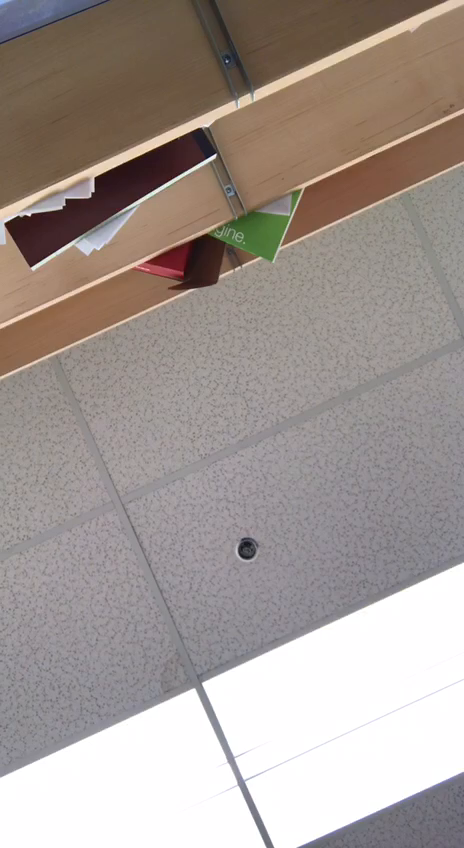
#> input picture frame 30 of app6 - Image Processing/video.mp4, 464 x 848 px
$ python script1.py   (older library calls are emulated)
#> lines starting #> are read from the running program, lines starting #| are printed output that depends on the picture
import cv2
import os

##---------------------------------------------------------------------------------------------
def make_video(images, outvid=None, fps=5, size=None, is_color=True, format="XVID"):
    """
    Create a video from a list of images.
    @param      outvid      output video
    @param      images      list of images to use in the video
    @param      fps         frame per second
    @param      size        size of each frame
    @param      is_color    color
    @param      format
    """
    # fourcc = VideoWriter_fourcc(*format)
    # For opencv2 and opencv3:
    if int(cv2.__version__[0]) > 2:
        fourcc = cv2.VideoWriter_fourcc(*format)
    else:
        fourcc = cv2.cv.CV_FOURCC(*format)
    vid = None
    for img in images:
        if vid is None:
            if size is None:
                size = img.shape[1], img.shape[0]
            vid = cv2.VideoWriter(outvid, fourcc, float(fps), size, is_color)
        if size[0] != img.shape[1] and size[1] != img.shape[0]:
            img = cv2.resize(img, size)
        vid.write(img)
    vid.release()

##------------------------------------------------------------------------------------------------


first_frame = None
video=cv2.VideoCapture("video.mp4")
images = []
imagesT = []

while True:
    check, frame = video.read()
#> frame is the input picture: shape (848, 464, 3); mean B, G, R 147.2, 152.2, 162.3
    if frame is None:
        break
    gray=cv2.cvtColor(frame,cv2.COLOR_BGR2GRAY)
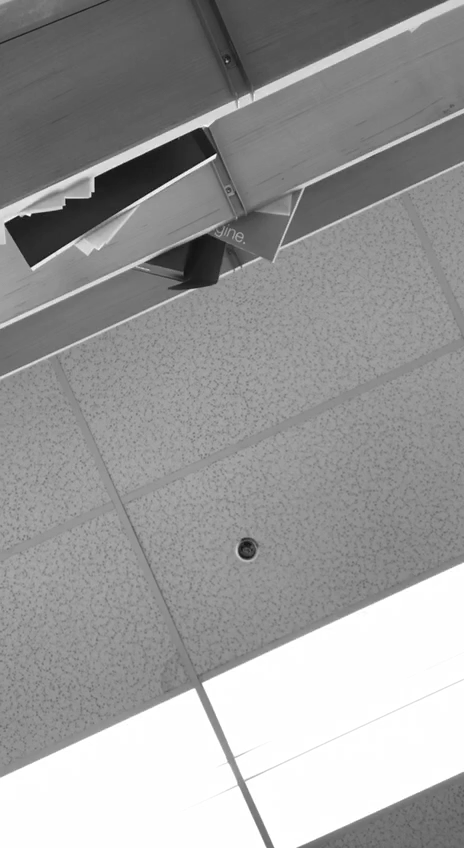
#> gray: shape (848, 464); min 10, max 255, mean 154.6
    gray=cv2.GaussianBlur(gray,(21,21),0)
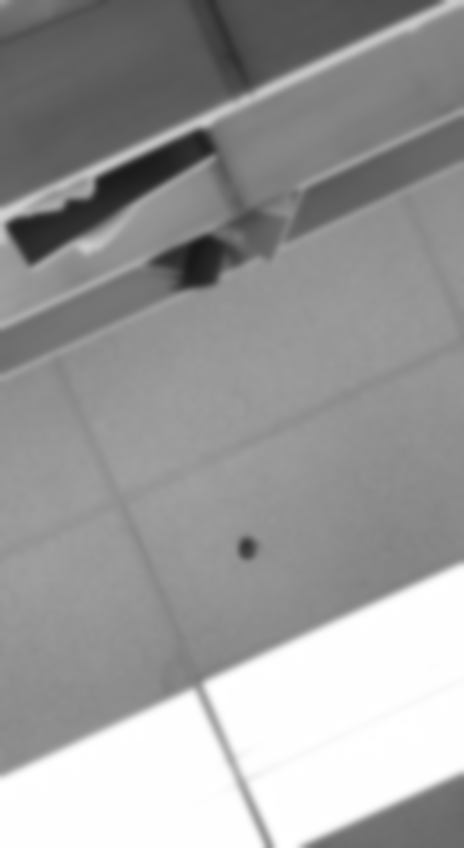
#> gray: shape (848, 464); min 23, max 255, mean 154.6

    if first_frame is None:
        first_frame=gray
        continue

    delta_frame=cv2.absdiff(first_frame,gray)
    thresh_frame=cv2.threshold(delta_frame, 70, 255, cv2.THRESH_BINARY)[1]
    thresh_frame=cv2.dilate(thresh_frame, None, iterations=2)

    cnts = cv2.findContours(thresh_frame, cv2.RETR_EXTERNAL, cv2.CHAIN_APPROX_SIMPLE)
    # cnts is tuple
    for contour in cnts[0]:
        if cv2.contourArea(contour) < 10000:
            continue

        (x, y, w, h)=cv2.boundingRect(contour)
        cv2.rectangle(frame, (x, y), (x+w, y+h), (0,255,0), 3)

    images.append(frame)
    imagesT.append(thresh_frame)
    cv2.imshow("Gray Frame",gray)
    cv2.imshow("Delta Frame",delta_frame)
    cv2.imshow("Threshold Frame",thresh_frame)
    cv2.imshow("Color Frame",frame)

    key=cv2.waitKey(30)


make_video(images, outvid='Color_Frame.avi', fps=50, size=None, is_color=True, format="XVID")
make_video(imagesT, outvid='Threshold.avi', fps=50, size=None, is_color=False, format="XVID")
video.release()
cv2.destroyAllWindows()

$ run again, starting later in the video
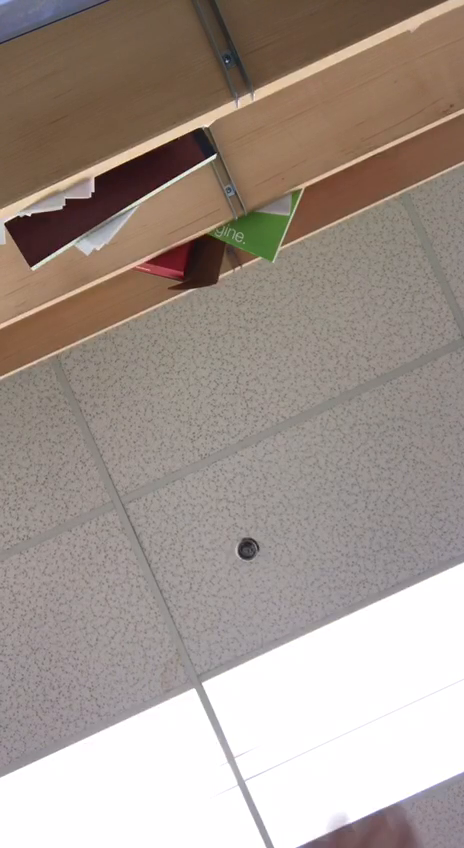
#> input picture frame 138 of app6 - Image Processing/video.mp4, 464 x 848 px
#> frame is the input picture: shape (848, 464, 3); mean B, G, R 142.3, 150.2, 162.4
#> `gray=cv2.cvtColor(frame,cv2.COLOR_BGR2GRAY)`:
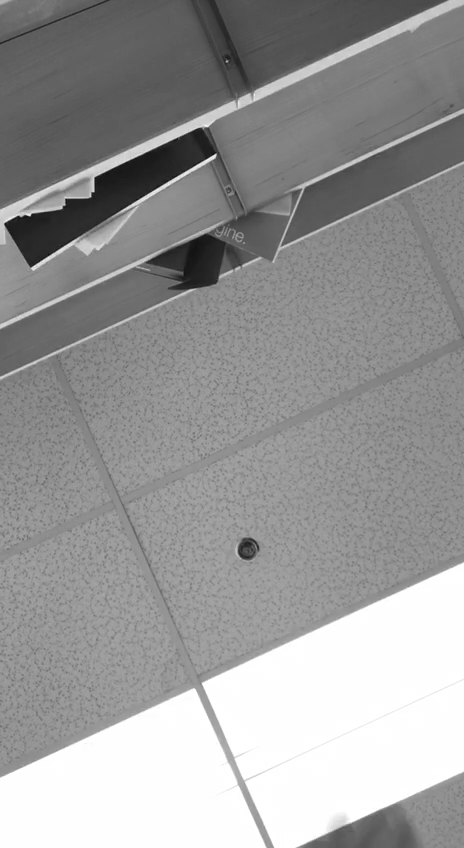
#> gray: shape (848, 464); min 15, max 255, mean 152.9
#> `gray=cv2.GaussianBlur(gray,(21,21),0)`:
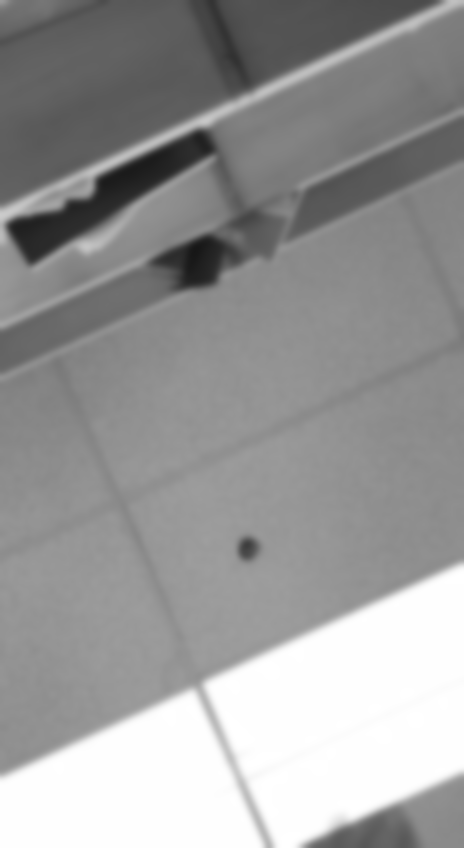
#> gray: shape (848, 464); min 22, max 255, mean 152.9

$ run again, starting later in the video
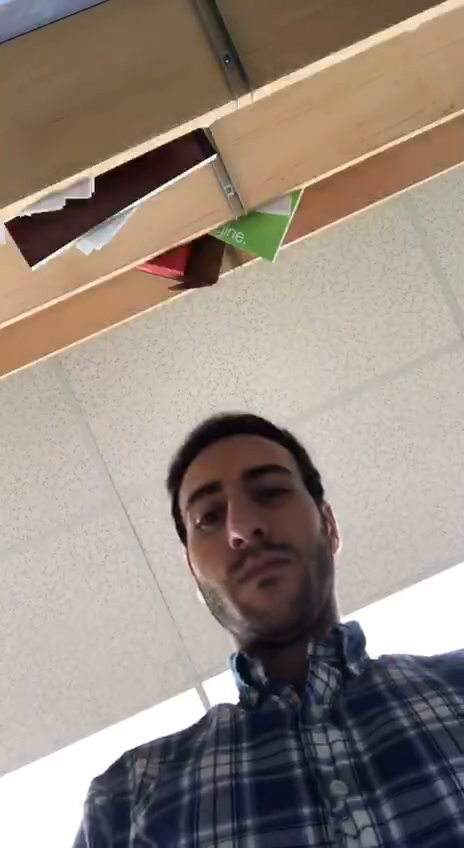
#> input picture frame 245 of app6 - Image Processing/video.mp4, 464 x 848 px
#> frame is the input picture: shape (848, 464, 3); mean B, G, R 128.3, 137.6, 150.6
#> `gray=cv2.cvtColor(frame,cv2.COLOR_BGR2GRAY)`:
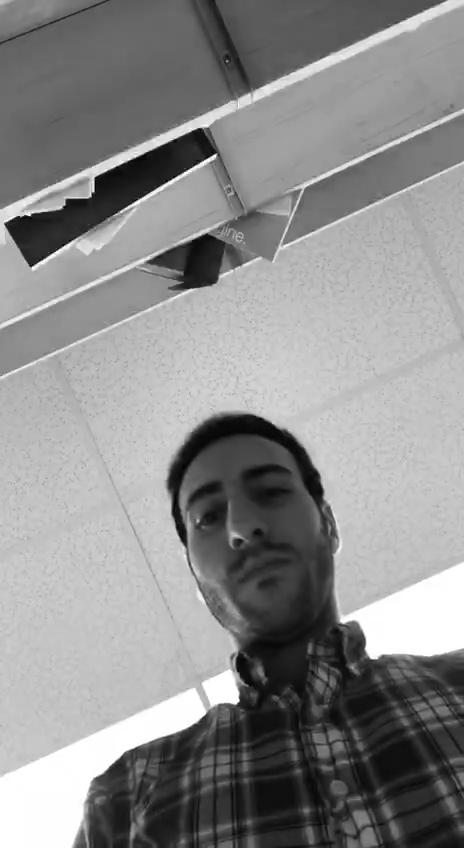
#> gray: shape (848, 464); min 0, max 255, mean 140.4
#> `gray=cv2.GaussianBlur(gray,(21,21),0)`:
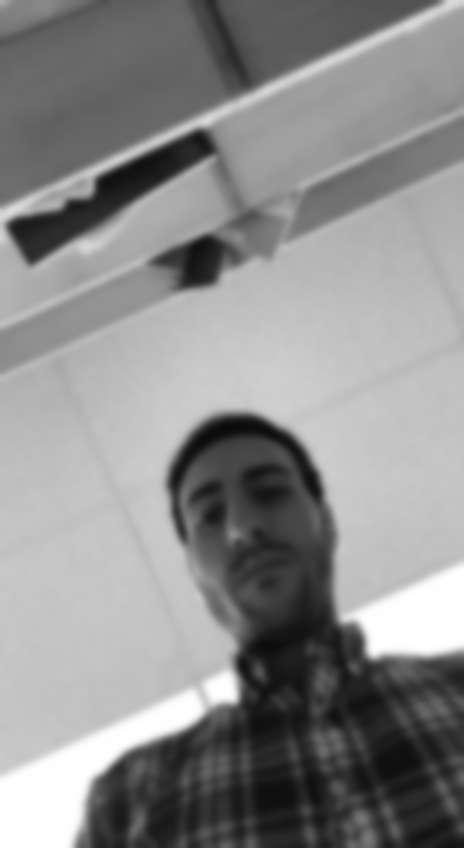
#> gray: shape (848, 464); min 10, max 255, mean 140.4
